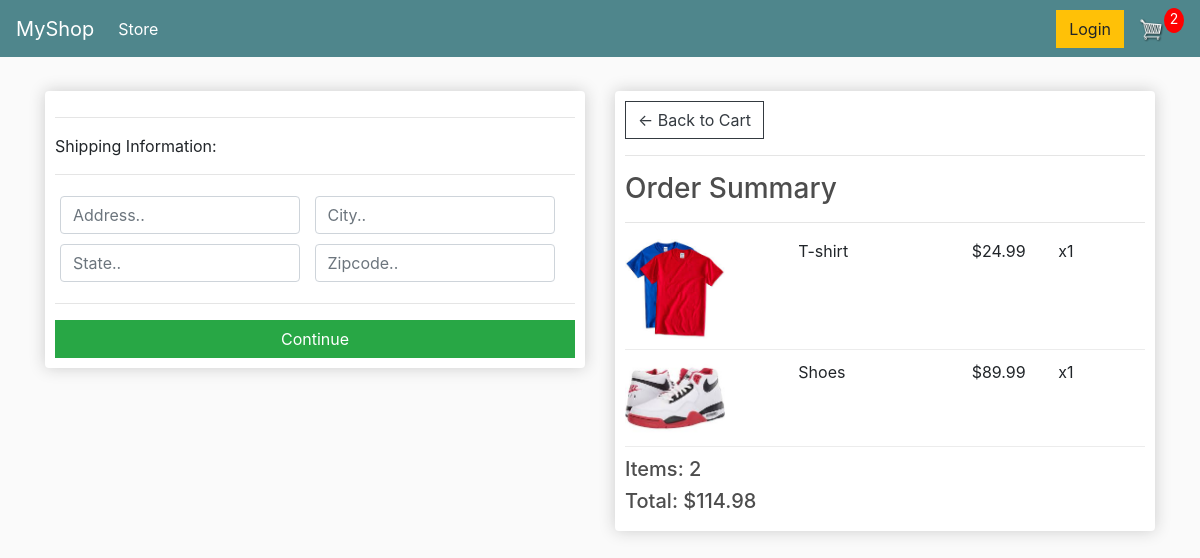
Screenshot of /checkout/ (signed in) with the database file from the repository.
### store/models.py (models this page shows, shortened)
class OrderItem(models.Model):
    product = models.ForeignKey(Product, on_delete=models.SET_NULL, null=True)
    order = models.ForeignKey(Order, on_delete=models.SET_NULL, null=True)
    quantity = models.IntegerField(default=0, null=True, blank=True)
    date_added = models.DateTimeField(auto_now_add=True)
    @property
    def get_total(self):
        return self.product.price * self.quantity

class Product(models.Model):
    name = models.CharField(max_length=200, null=True)
    price = models.DecimalField(max_digits=7, decimal_places=2)
    digital = models.BooleanField(default=False, null=True, blank=False)
    image = models.ImageField(null=True, blank=True)
    @property
    def imageURL(self):
        try:
            url = self.image.url
        except:
            url = ''
        return url

class Order(models.Model):
    customer = models.ForeignKey(Customer, on_delete=models.SET_NULL, null=True, blank=True)
    date_ordered = models.DateTimeField(auto_now_add=True)
    complete = models.BooleanField(default=False)
    transaction_id = models.CharField(max_length=200, null=True)
    @property
    def get_cart_total(self):
        items = self.orderitem_set.all()
        total = sum([item.get_total for item in items])
        return total
    @property
    def get_cart_items(self):
        items = self.orderitem_set.all()
        total = sum([item.quantity for item in items])
        return total
    @property
    def shipping(self):
        shipping = False
        order_items = self.orderitem_set.all()
        for item in order_items:
            if not item.product.digital:
                shipping = True
        return shipping

### store/views.py (the view)
# urls.py: path('checkout/', views.checkout, name='checkout'),
def checkout(request):
    data = cartData(request)
    order = data['order']
    items = data['items']
    cartItems = data['cartItems']
    context = {'items':items, 'order': order, 'cartItems':cartItems}
    return render(request, 'store/checkout.html', context)

### store/utils.py (called while the page is built)
def cartData(request):
    if request.user.is_authenticated:
        customer = request.user.customer
        order, created = Order.objects.get_or_create(customer=customer, complete=False)
        items = order.orderitem_set.all()
        cartItems = order.get_cart_items
    else:
        cookieData = cookieCart(request)
        order = cookieData['order']
        items = cookieData['items']
        cartItems = cookieData['cartItems']
    return {'items':items, 'order': order, 'cartItems':cartItems}

### store/templates/store/checkout.html (shortened to what this page needs)
{% extends 'store/base.html' %}
{% load static %}
{% block content %}
    <div class="row">
        <div class="col-lg-6">
            <div class="box-element" id="form-wrapper">
                <form id="form">
                    <div id="shipping-info">
                        <hr>
                        <p>Shipping Information:</p>
                        <hr>
                        <div class="form-field">
                            <input class="form-control" type="text" name="address" placeholder="Address..">
                        </div>
                        <div class="form-field">
                            <input class="form-control" type="text" name="city" placeholder="City..">
                        </div>
                        <div class="form-field">
                            <input class="form-control" type="text" name="state" placeholder="State..">
                        </div>
                        <div class="form-field">
                            <input class="form-control" type="text" name="zipcode" placeholder="Zipcode..">
                        </div>
                    </div>
                    <hr>
                    <input id="form-button" class="btn btn-success btn-block" type="submit" value="Continue">
                </form>
            </div>
            <br>
        </div>
        <div class="col-lg-6">
			<div class="box-element">
				<a  class="btn btn-outline-dark" href="{% url 'cart' %}">&#x2190; Back to Cart</a>
				<hr>
				<h3>Order Summary</h3>
                <hr>
                {% for item in items %}
				<div class="cart-row">
					<div style="flex:2"><img class="row-image" src="{{item.product.imageURL}}"></div>
					<div style="flex:2"><p>{{item.product.name}}</p></div>
					<div style="flex:1"><p>${{item.product.price}}</p></div>
					<div style="flex:1"><p>x{{item.quantity}}</p></div>
                </div>
                {% endfor %}
				<h5>Items: {{order.get_cart_items}}</h5>
				<h5>Total: ${{order.get_cart_total|floatformat:2}}</h5>
			</div>
        </div>
    </div>
{% endblock %}

### static/css/main.css (style rules this page uses)
body { background-color: hsl(0, 0%, 98%); }
h1,h2,h3,h4,h5,h6 { color:hsl(0, 0%, 30%); }
.box-element { box-shadow:hsl(0, 0%, 80%) 0 0 16px; background-color: #fff; border-radius: 4px; padding: 10px; }
.col-lg-4, .col-lg-6, .col-lg-8, .col-lg-12 { margin-top: 10px; }
.btn { border-radius: 0; }
.row-image { width: 100px; }
.form-field { width:250px; display: inline-block; padding: 5px; }
.cart-row { display: flex; align-items: flex-stretch; padding-bottom: 10px; margin-bottom: 10px; border-bottom: 1px solid #ececec; }

### rows the page displays
OrderItem: product.imageURL (picture), product.name "T-shirt", product.price "24.99", quantity "1"
OrderItem: product.imageURL (picture), product.name "Shoes", product.price "89.99", quantity "1"
Order: get_cart_items "2", get_cart_total "114.98"

### other values shown
{{ cartItems }} "2"
